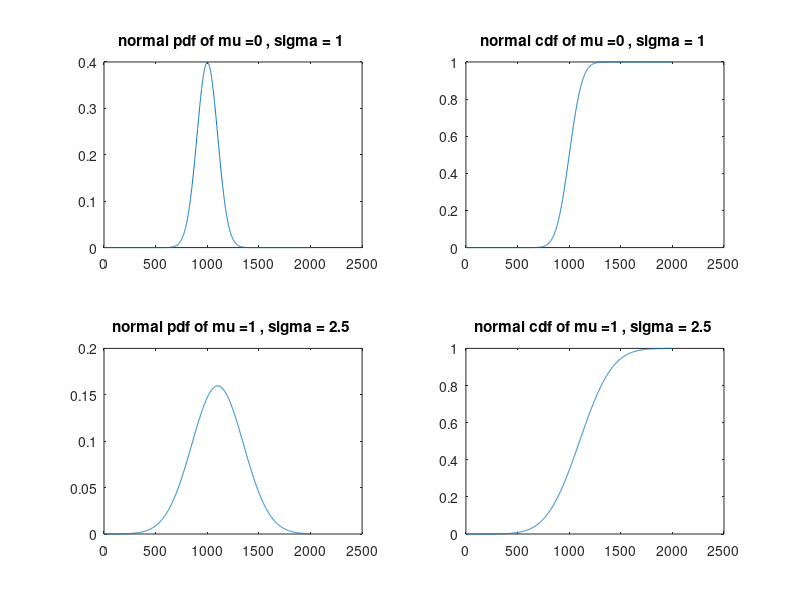
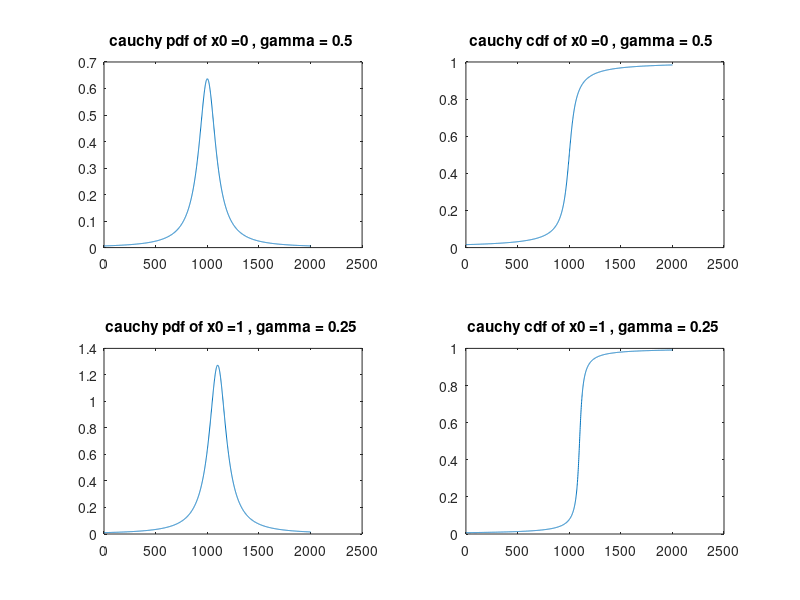

Source code (MATLAB) for these figures, in order:
y1 = normpdf(-10:0.01:10);
y11 = normcdf(-10:0.01:10);
y2 = normpdf(-10:0.01:10 ,1, 2.5);
y21 = normcdf(-10:0.01:10, 1, 2.5);
subplot(2,2,1)
plot(y1);
title('normal pdf of mu =0 , sigma = 1 ')
subplot(2,2,2)
plot(y11);
title('normal cdf of mu =0 , sigma = 1 ')
subplot(2,2,3)
plot(y2);
title('normal pdf of mu =1 , sigma = 2.5 ')
subplot(2,2,4)
plot(y21);
title('normal cdf of mu =1 , sigma = 2.5 ')

x=-10:0.01:10;
y3 = 1./(0.5*pi*(1+x.^2));
y31 = 1./pi*atan(x/0.5)+0.5;
figure
subplot(2,2,1)
plot(y3);
title('cauchy pdf of x0 =0 , gamma = 0.5 ')
subplot(2,2,2)
plot(y31);
title('cauchy cdf of x0 =0 , gamma = 0.5  ')
y4 = 1./(0.25*pi*(1+(x-1).^2));
y41 = 1./pi*atan((x-1)/0.25)+0.5;
subplot(2,2,3)
plot(y4);
title('cauchy pdf of x0 =1 , gamma = 0.25 ')
subplot(2,2,4)
plot(y41);
title('cauchy cdf of x0 =1 , gamma = 0.25 ')